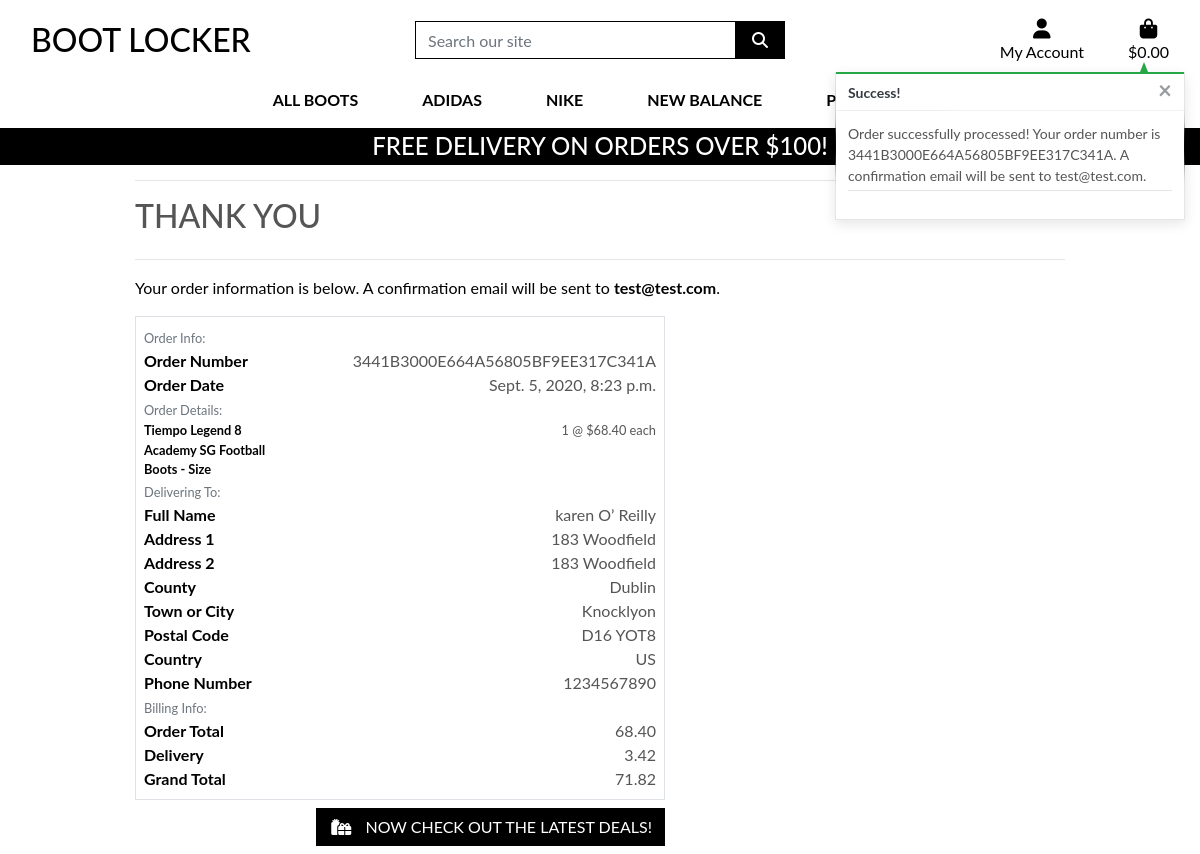
The page /checkout/checkout_success/3441B3000E664A56805BF9EE317C341A on the database its author committed.
### checkout/models.py (models this page shows, shortened)
class Order(models.Model):
    order_number = models.CharField(max_length=32, null=False, editable=False)
    full_name = models.CharField(max_length=50, null=False, blank=False)
    email = models.EmailField(max_length=254, null=False, blank=False)
    phone_number = models.CharField(max_length=20, null=False, blank=False)
    country = models.CharField(max_length=40, null=False, blank=False)
    postcode = models.CharField(max_length=20, null=True, blank=True)
    town_or_city = models.CharField(max_length=40, null=False, blank=False)
    street_address1 = models.CharField(max_length=80, null=False, blank=False)
    street_address2 = models.CharField(max_length=80, null=True, blank=True)
    county = models.CharField(max_length=80, null=True, blank=True)
    date = models.DateTimeField(auto_now_add=True)
    delivery_cost = models.DecimalField(max_digits=6, decimal_places=2, null=False, default=0)
    order_total = models.DecimalField(max_digits=10, decimal_places=2, null=False, default=0)
    grand_total = models.DecimalField(max_digits=10, decimal_places=2, null=False, default=0)

class OrderLineItem(models.Model):
    order = models.ForeignKey(Order, null=False, blank=False, on_delete=models.CASCADE, related_name='lineitems')
    product = models.ForeignKey(Boot, null=False, blank=False, on_delete=models.CASCADE)
    product_size = models.CharField(max_length=2,)
    quantity = models.IntegerField(null=False, blank=False, default=0)
    lineitem_total = models.DecimalField(max_digits=6, decimal_places=2, null=False, blank=False, editable=False)

### boots/models.py (models this page shows, shortened)
class Boot(models.Model):
    category = models.ForeignKey('Brand', null=True, blank=True, on_delete=models.SET_NULL)
    style = models.CharField(max_length=254)
    name = models.CharField(max_length=254)
    price = models.DecimalField(max_digits=6, decimal_places=2)
    has_sizes = models.BooleanField(default=False, null=True, blank=True)
    colour = models.CharField(max_length=254)
    image_url = models.URLField(max_length=1024, null=True, blank=True)
    image = models.ImageField(null=True, blank=True)

### checkout/views.py (the view)
# urls.py: path('checkout_success/<order_number>', views.checkout_success, name='checkout_success'),
def checkout_success(request, order_number):
    save_info = request.session.get('save_info')
    order = get_object_or_404(Order, order_number=order_number)
    messages.success(request, f'Order successfully processed! \
        Your order number is {order_number}. A confirmation \
        email will be sent to {order.email}.')
    if 'bag' in request.session:
        del request.session['bag']
    template = 'checkout/checkout_success.html'
    context = {
        'order': order,
    }
    return render(request, template, context)

### shopping_bag/contexts.py (called while the page is built, shortened)
def bag_contents(request):
    bag_items = []
    total = 0
    product_count = 0
    bag = request.session.get('bag', {})
    if total < settings.FREE_DELIVERY_THRESHOLD:
        delivery = total * Decimal(settings.STANDARD_DELIVERY_PERCENTAGE / 100)
        free_delivery_delta = settings.FREE_DELIVERY_THRESHOLD - total
    else:
        delivery = 0
        free_delivery_delta = 0
    grand_total = delivery + total
    context = {
        'bag_items': bag_items,
        'total': total,
        'product_count': product_count,
        'delivery': delivery,
        'free_delivery_delta': free_delivery_delta,
        'free_delivery_threshold': settings.FREE_DELIVERY_THRESHOLD,
        'grand_total': grand_total,
    }
    return context

### checkout/templates/checkout/checkout_success.html (shortened to what this page needs)
<!DOCTYPE html>
{% extends "base.html" %}
{% load static %}
{% block extra_css %}
    <link rel="stylesheet" href="{% static 'checkout/css/checkout.css' %}">
{% endblock %}
{% block page_header %}
    <div class="container header-container">
    </div>
{% endblock %}
{% block content %}
    <div class="overlay"></div>
    <div class="container">
        <div class="row">
            <div class="col">
                <hr>
                <h2 class="logo-font mb-4">Thank You</h2>
                <hr>
                <p class="text-black">Your order information is below. A confirmation email will be sent to <strong>{{ order.email }}</strong>.</p>
            </div>
        </div>
        <div class="row">
            <div class="col-12 col-lg-7">
                <div class="order-confirmation-wrapper p-2 border">
                    <div class="row">
                        <div class="col">
                            <small class="text-muted">Order Info:</small>
                        </div>
                    </div>
                    <div class="row">
                        <div class="col-12 col-md-4">
                            <p class="mb-0 text-black font-weight-bold">Order Number</p>
                        </div>
                        <div class="col-12 col-md-8 text-md-right">
                            <p class="mb-0">{{ order.order_number }}</p>
                        </div>
                    </div>
                    <div class="row">
                        <div class="col-12 col-md-4">
                            <p class="mb-0 text-black font-weight-bold">Order Date</p>
                        </div>
                        <div class="col-12 col-md-8 text-md-right">
                            <p class="mb-0">{{ order.date }}</p>
                        </div>
                    </div>
                    <div class="row">
                        <div class="col">
                            <small class="text-muted">Order Details:</small>
                        </div>
                    </div>
                    {% for item in order.lineitems.all %}
                    <div class="row">
                        <div class="col-12 col-md-4">
                            <p class="small mb-0 text-black font-weight-bold">
                                {{ item.product.name }}{% if item.product_size %} - Size {{ item.product.size|upper }}{% endif %}
                            </p>
                        </div>
                        <div class="col-12 col-md-8 text-md-right">
                            <p class="small mb-0">{{ item.quantity }} @ ${{ item.product.price }} each</p>
                        </div>
                    </div>
                    {% endfor %}
                    <div class="row">
                        <div class="col">
                            <small class="text-muted">Delivering To:</small>
                        </div>
                    </div>
                    <div class="row">
                        <div class="col-12 col-md-4">
                            <p class="mb-0 text-black font-weight-bold">Full Name</p>
                        </div>
                        <div class="col-12 col-md-8 text-md-right">
                            <p class="mb-0">{{ order.full_name }}</p>
                        </div>
                    </div>
                    <div class="row">
                        <div class="col-12 col-md-4">
                            <p class="mb-0 text-black font-weight-bold">Address 1</p>
                        </div>
                        <div class="col-12 col-md-8 text-md-right">
                            <p class="mb-0">{{ order.street_address1 }}</p>
                        </div>
                    </div>
                    {% if order.street_address2 %}
                    <div class="row">
                        <div class="col-12 col-md-4">
                            <p class="mb-0 text-black font-weight-bold">Address 2</p>
                        </div>
                        <div class="col-12 col-md-8 text-md-right">
                            <p class="mb-0">{{ order.street_address1 }}</p>
                        </div>
                    </div>
                    {% endif %}
                    {% if order.county %}
                    <div class="row">
                        <div class="col-12 col-md-4">
                            <p class="mb-0 text-black font-weight-bold">County</p>
                        </div>
                        <div class="col-12 col-md-8 text-md-right">
                            <p class="mb-0">{{ order.county }}</p>
                        </div>
                    </div>
                    {% endif %}
                    <div class="row">
                        <div class="col-12 col-md-4">
                            <p class="mb-0 text-black font-weight-bold">Town or City</p>
                        </div>
                        <div class="col-12 col-md-8 text-md-right">
                            <p class="mb-0">{{ order.town_or_city }}</p>
                        </div>
                    </div>
                    {% if order.postcode %}
                    <div class="row">
                        <div class="col-12 col-md-4">
                            <p class="mb-0 text-black font-weight-bold">Postal Code</p>
                        </div>
                        <div class="col-12 col-md-8 text-md-right">
                            <p class="mb-0">{{ order.postcode }}</p>
                        </div>
                    </div>
                    {% endif %}
                    <div class="row">
                        <div class="col-12 col-md-4">
                            <p class="mb-0 text-black font-weight-bold">Country</p>
                        </div>
                        <div class="col-12 col-md-8 text-md-right">
                            <p class="mb-0">{{ order.country }}</p>
                        </div>
                    </div>
                    <div class="row">
                        <div class="col-12 col-md-4">
                            <p class="mb-0 text-black font-weight-bold">Phone Number</p>
                        </div>
                        <div class="col-12 col-md-8 text-md-right">
                            <p class="mb-0">{{ order.phone_number }}</p>
                        </div>
                    </div>
                    <div class="row">
                        <div class="col">
                            <small class="text-muted">Billing Info:</small>
                        </div>
                    </div>
                    <div class="row">
                        <div class="col-12 col-md-4">
                            <p class="mb-0 text-black font-weight-bold">Order Total</p>
                        </div>
                        <div class="col-12 col-md-8 text-md-right">
                            <p class="mb-0">{{ order.order_total }}</p>
                        </div>
                    </div>
                    <div class="row">
                        <div class="col-12 col-md-4">
                            <p class="mb-0 text-black font-weight-bold">Delivery</p>
                        </div>
                        <div class="col-12 col-md-8 text-md-right">
                            <p class="mb-0">{{ order.delivery_cost }}</p>
                        </div>
                    </div>
                    <div class="row">
                        <div class="col-12 col-md-4">
                            <p class="mb-0 text-black font-weight-bold">Grand Total</p>
                        </div>
                        <div class="col-12 col-md-8 text-md-right">
                            <p class="mb-0">{{ order.grand_total }}</p>
                        </div>
                    </div>
                </div>
            </div>
        </div>
        <div class="row">
			<div class="col-12 col-lg-7 text-right">
				<a href="{% url 'boots' %}" class="btn btn-black rounded-0 my-2">
					<span class="icon mr-2">
						<i class="fas fa-gifts"></i>
					</span>
					<span class="text-uppercase">Now check out the latest deals!</span>
				</a>
			</div>
		</div>
    </div>
{% endblock %}

### static/css/base.css (style rules this page uses)
html { height: 100%; }
body { background: url('/media/home-page-image.jpg') no-repeat center center fixed; background-size: cover; height: calc(100vh - 164px); color: #555; font-family: 'Lato'; }
.icon { align-items: center; display: inline-flex; justify-content: center; height: 1.5rem; width: 1.5rem; }
.logo-font { text-transform: uppercase; }
.btn-black { background: black; color: white; }
.text-black { color: #000 !important; }
.overlay { height: 100%; width: 100%; top: 0; left: 0; position: fixed; background: white; z-index: -1; }
@media (min-width: 1200px) { .container { max-width: 80%; } }
@media (min-width: 992px) { .header-container { padding-top: 164px; } }

### rows shown on the page
Order: email "test@test.com", order_number "3441B3000E664A56805BF9EE317C341A", date "Sept. 5, 2020, 8:23 p.m.", full_name "karen O’ Reilly", street_address1 "183 Woodfield", county "Dublin", town_or_city "Knocklyon", postcode "D16 YOT8", country "US", phone_number "1234567890", order_total "68.40", delivery_cost "3.42", grand_total "71.82"
OrderLineItem: product.name "Tiempo Legend 8 Academy SG Football Boots", quantity "1", product.price "68.40"

### other values the page prints
{{ free_delivery_threshold }} "100"
{{ message }} "Order successfully processed! Your order number is 3441B3000E664A56805BF9EE317C341A. A confirmation email will be sent to test@test.com."
